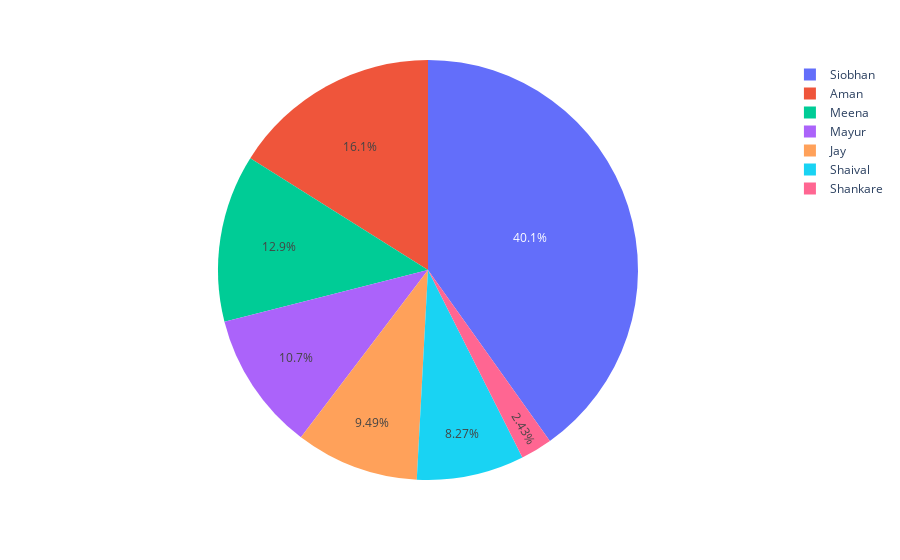

This figure's notebook cell:
### Code cell
import plotly.express as px
px.pie(messageDf, names = "member", values = "message_count")

### Figure 1 — Plotly figure (JSON) as saved in the notebook; plotly's stock layout.template omitted (floating-point values rounded to 4 significant figures)
{"data": [{"domain": {"x": [0, 1], "y": [0, 1]}, "hovertemplate": "member=%{label}<br>message_count=%{value}<extra></extra>", "labels": ["Shaival", "Meena", "Siobhan", "Mayur", "Jay", "Aman", "Shankare"], "legendgroup": "", "name": "", "showlegend": true, "type": "pie", "values": [34, 53, 165, 44, 39, 66, 10]}], "layout": {"legend": {"tracegroupgap": 0}, "margin": {"t": 60}}}
